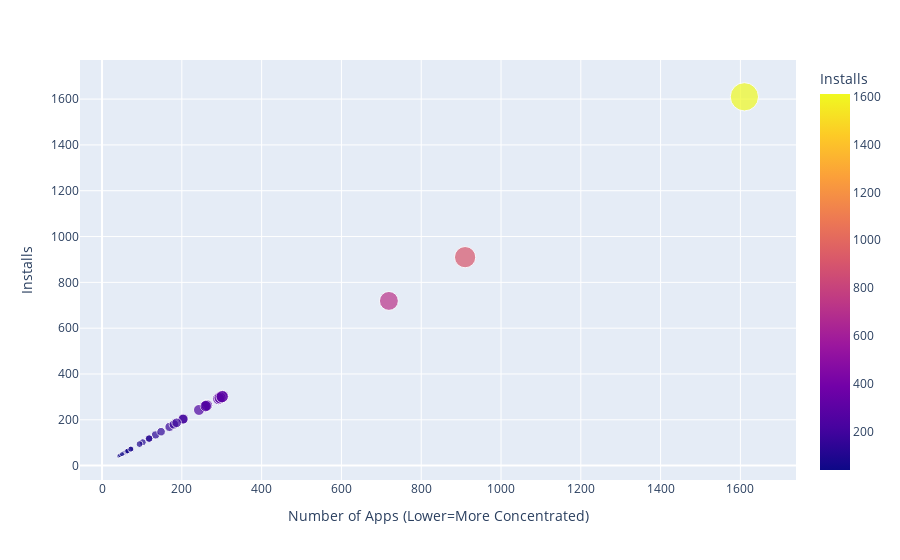

The notebook cell saved with this chart:
### Code cell
#===========================================================================================Creating a scatterplot===============================================================================================================# 

    # Grouping by the category 
data = clean_df.groupby("Category").agg({"App":"count", "Installs":"count"})
data
    # Scatter plot: 
import plotly.express as px 
fig  = px.scatter(data, x= "App", y = "Installs", color='Installs', size ="App", hover_name = data.index )
fig.update_layout(xaxis_title="Number of Apps (Lower=More Concentrated)",yaxis_title="Installs", yaxis=dict(type='log'))
fig.show()

### Figure 1 — Plotly figure (JSON) as saved in the notebook; plotly's stock layout.template omitted (floating-point values rounded to 4 significant figures)
{"data": [{"hovertemplate": "<b>%{hovertext}</b><br><br>App=%{marker.size}<br>Installs=%{marker.color}<extra></extra>", "hovertext": ["ART_AND_DESIGN", "AUTO_AND_VEHICLES", "BEAUTY", "BOOKS_AND_REFERENCE", "BUSINESS", "COMICS", "COMMUNICATION", "DATING", "EDUCATION", "ENTERTAINMENT", "EVENTS", "FAMILY", "FINANCE", "FOOD_AND_DRINK", "GAME", "HEALTH_AND_FITNESS", "HOUSE_AND_HOME", "LIBRARIES_AND_DEMO", "LIFESTYLE", "MAPS_AND_NAVIGATION", "MEDICAL", "NEWS_AND_MAGAZINES", "PARENTING", "PERSONALIZATION", "PHOTOGRAPHY", "PRODUCTIVITY", "SHOPPING", "SOCIAL", "SPORTS", "TOOLS", "TRAVEL_AND_LOCAL", "VIDEO_PLAYERS", "WEATHER"], "legendgroup": "", "marker": {"color": [61, 73, 42, 169, 262, 54, 257, 134, 118, 102, 45, 1610, 302, 94, 910, 243, 62, 64, 302, 118, 292, 204, 50, 296, 263, 301, 180, 203, 260, 719, 187, 148, 72], "coloraxis": "coloraxis", "size": [61, 73, 42, 169, 262, 54, 257, 134, 118, 102, 45, 1610, 302, 94, 910, 243, 62, 64, 302, 118, 292, 204, 50, 296, 263, 301, 180, 203, 260, 719, 187, 148, 72], "sizemode": "area", "sizeref": 4.025, "symbol": "circle"}, "mode": "markers", "name": "", "orientation": "v", "showlegend": false, "type": "scatter", "x": [61, 73, 42, 169, 262, 54, 257, 134, 118, 102, 45, 1610, 302, 94, 910, 243, 62, 64, 302, 118, 292, 204, 50, 296, 263, 301, 180, 203, 260, 719, 187, 148, 72], "xaxis": "x", "y": [61, 73, 42, 169, 262, 54, 257, 134, 118, 102, 45, 1610, 302, 94, 910, 243, 62, 64, 302, 118, 292, 204, 50, 296, 263, 301, 180, 203, 260, 719, 187, 148, 72], "yaxis": "y"}], "layout": {"coloraxis": {"colorbar": {"title": {"text": "Installs"}}, "colorscale": [[0, "#0d0887"], [0.1111, "#46039f"], [0.2222, "#7201a8"], [0.3333, "#9c179e"], [0.4444, "#bd3786"], [0.5556, "#d8576b"], [0.6667, "#ed7953"], [0.7778, "#fb9f3a"], [0.8889, "#fdca26"], [1, "#f0f921"]]}, "legend": {"itemsizing": "constant", "tracegroupgap": 0}, "margin": {"t": 60}, "xaxis": {"anchor": "y", "domain": [0, 1], "title": {"text": "Number of Apps (Lower=More Concentrated)"}}, "yaxis": {"anchor": "x", "domain": [0, 1], "title": {"text": "Installs"}}}}
